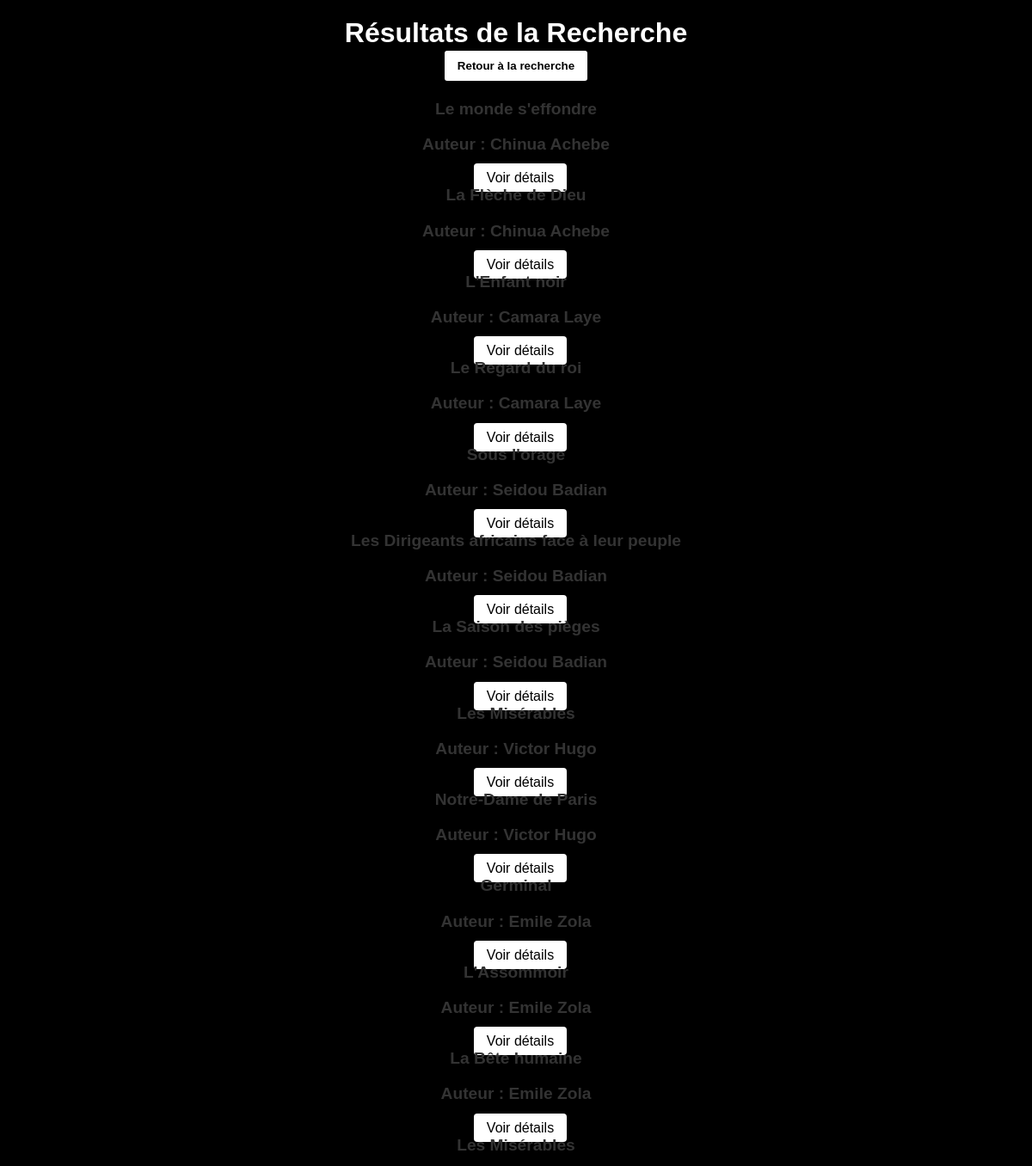
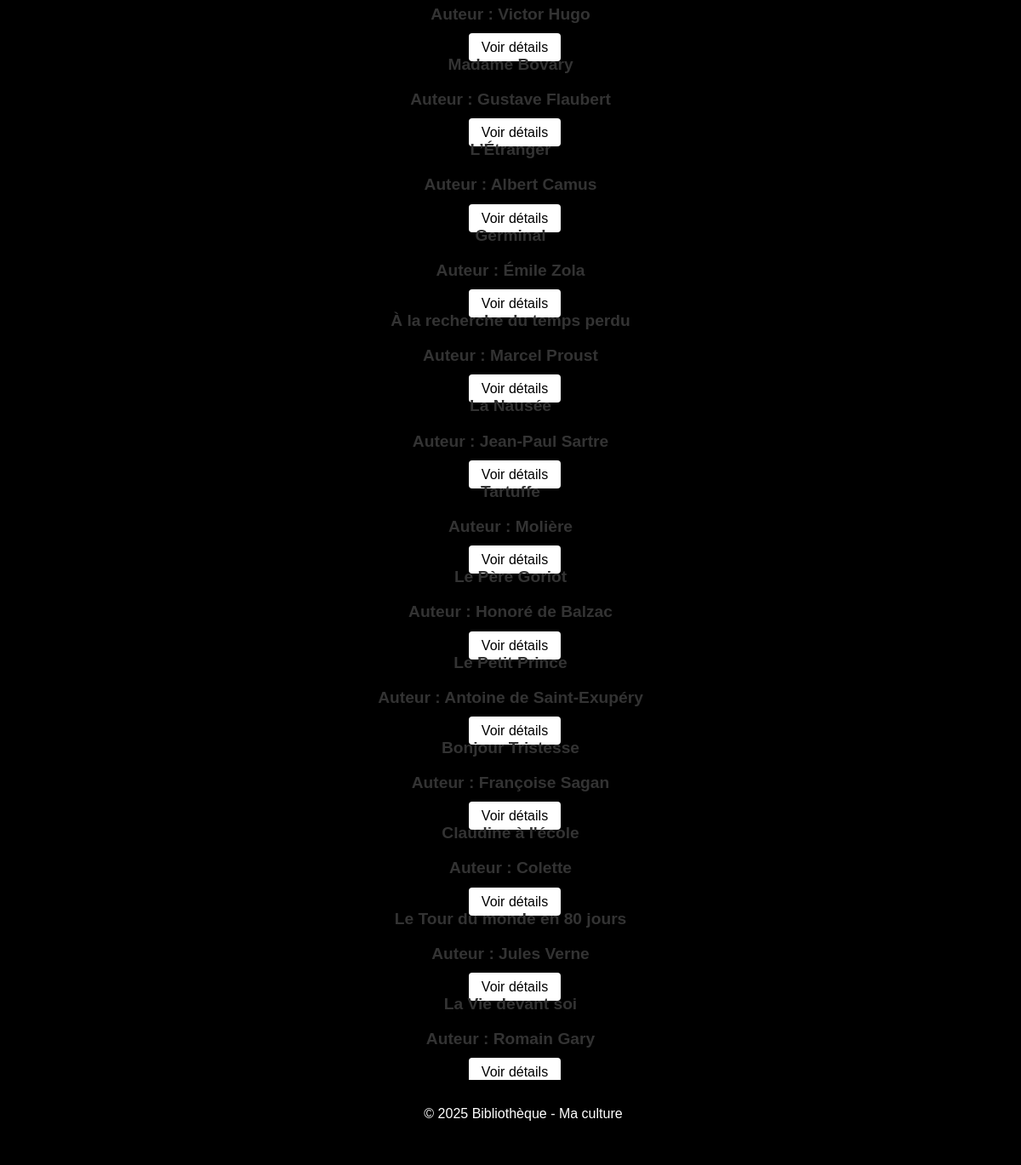
The app's page /resultat.php with its own data (2 pictures, top to bottom).
### tables this page shows
CREATE TABLE `livres` (
  `id` int(11) NOT NULL COMMENT 'identifiant du livre',
  `titre` varchar(100) NOT NULL COMMENT 'Titre du livre',
  `auteur` varchar(100) NOT NULL COMMENT 'Auteur du livre',
  `description` text NOT NULL COMMENT 'description du livre',
  `maison_edition` varchar(100) NOT NULL COMMENT 'Maison d''edition du livre',
  `nombre_exemplaire` int(11) NOT NULL COMMENT 'Nombre d''exemplaire disponible'
);

### resultat.php (the view, shortened to what this page needs)
<?php
$host="localhost";
$user="root";
$password= "";
$dbname="biblio_en_ligne";
$conn = mysqli_connect($host, $user, $password, $dbname);
$motCle = "%" . $_GET['recherche'] . "%";
$filtre = $_GET['filtre'] ?? 'auteur';
$sql = "";
$params = [];
$types = "";
?>
<!DOCTYPE html>
<html lang="fr">
<head>
    <link rel='stylesheet' href='css/style.css'>
</head>
<body>
    <header>
        <h1>Résultats de la Recherche</h1>
        <button onclick="window.location.href='index.php'" style="
    margin-bottom: 20px;
    background-color: white;
    border: 2px solid black;
    padding: 10px 15px;
    border-radius: 5px;
    color: black;
    font-weight: bold;
    cursor: pointer;
    transition: background-color 0.3s ease, color 0.3s ease;
">
  Retour à la recherche
</button>
<?php
if ($filtre === 'titre') {
    $sql = "SELECT  id,titre, auteur FROM livres WHERE titre LIKE ?";
    $params = [$motCle];
    $types = "s";
} elseif ($filtre === 'auteur') {
    $sql = "SELECT  id,titre, auteur FROM livres WHERE auteur LIKE ?";
    $params = [$motCle];
    $types = "s";
}
if ($stmt = mysqli_prepare($conn, $sql)) {
    if (!empty($params)) {
        mysqli_stmt_bind_param($stmt, $types, ...$params);
    }
    mysqli_stmt_execute($stmt);
    $result = mysqli_stmt_get_result($stmt);
    if(mysqli_num_rows($result) > 0) {
        while($row = mysqli_fetch_assoc($result)) {
        ?>
            <div class='resultat'>
                <h3><?php echo htmlspecialchars($row['titre']); ?></h3>
                <h3><strong>Auteur :</strong> <?php echo htmlspecialchars($row['auteur']); ?></h3>
                <a href="details.php?id=<?php echo $row['id']; ?>" class="btn">Voir détails</a>
            </div>
        <?php
        }
    }
} else {
    echo "Erreur de préparation de la requête : " . mysqli_error($conn);
}
?>
    <footer>
        <p>&copy; 2025 Bibliothèque - Ma culture</p>
    </footer>
</body>
</html>

### css/style.css (style rules this page uses)
body { margin: 0; font-family: Arial, sans-serif; background-color: #ffffff; color: #000000; }
header { background-color: #000000; color: #ffffff; padding: 20px; text-align: center; }
header h1 { margin: 0; font-size: 2em; }
a { color: #fff; text-decoration: none; }
.btn { padding: 8px 15px; margin-left: 10px; background-color: #fff; color: #000; border: none; border-radius: 4px; cursor: pointer; }
footer { background-color: #000; color: #fff; text-align: center; padding: 15px; position: relative; bottom: 0; width: 100%; }
.resultat h3 { margin-top: 0; color: #333; font-size: 1.2em; font-weight: bold; }

### records on screen
livres: titre "Le monde s'effondre", auteur "Chinua Achebe"
livres: titre "La Flèche de Dieu", auteur "Chinua Achebe"
livres: titre "L'Enfant noir", auteur "Camara Laye"
livres: titre "Le Regard du roi", auteur "Camara Laye"
livres: titre "Sous l'orage", auteur "Seidou Badian"
livres: titre "Les Dirigeants africains face à leur peuple", auteur "Seidou Badian"
livres: titre "La Saison des pièges", auteur "Seidou Badian"
livres: titre "Les Misérables", auteur "Victor Hugo"
livres: titre "Notre-Dame de Paris", auteur "Victor Hugo"
livres: titre "Germinal", auteur "Emile Zola"
livres: titre "L'Assommoir", auteur "Emile Zola"
livres: titre "La Bête humaine", auteur "Emile Zola"
livres: titre "Les Misérables", auteur "Victor Hugo"
livres: titre "Madame Bovary", auteur "Gustave Flaubert"
livres: titre "L’Étranger", auteur "Albert Camus"
livres: titre "Germinal", auteur "Émile Zola"
livres: titre "À la recherche du temps perdu", auteur "Marcel Proust"
livres: titre "La Nausée", auteur "Jean-Paul Sartre"
livres: titre "Tartuffe", auteur "Molière"
livres: titre "Le Père Goriot", auteur "Honoré de Balzac"
livres: titre "Le Petit Prince", auteur "Antoine de Saint-Exupéry"
livres: titre "Bonjour Tristesse", auteur "Françoise Sagan"
livres: titre "Claudine à l'école", auteur "Colette"
livres: titre "Le Tour du monde en 80 jours", auteur "Jules Verne"
livres: titre "La Vie devant soi", auteur "Romain Gary"
